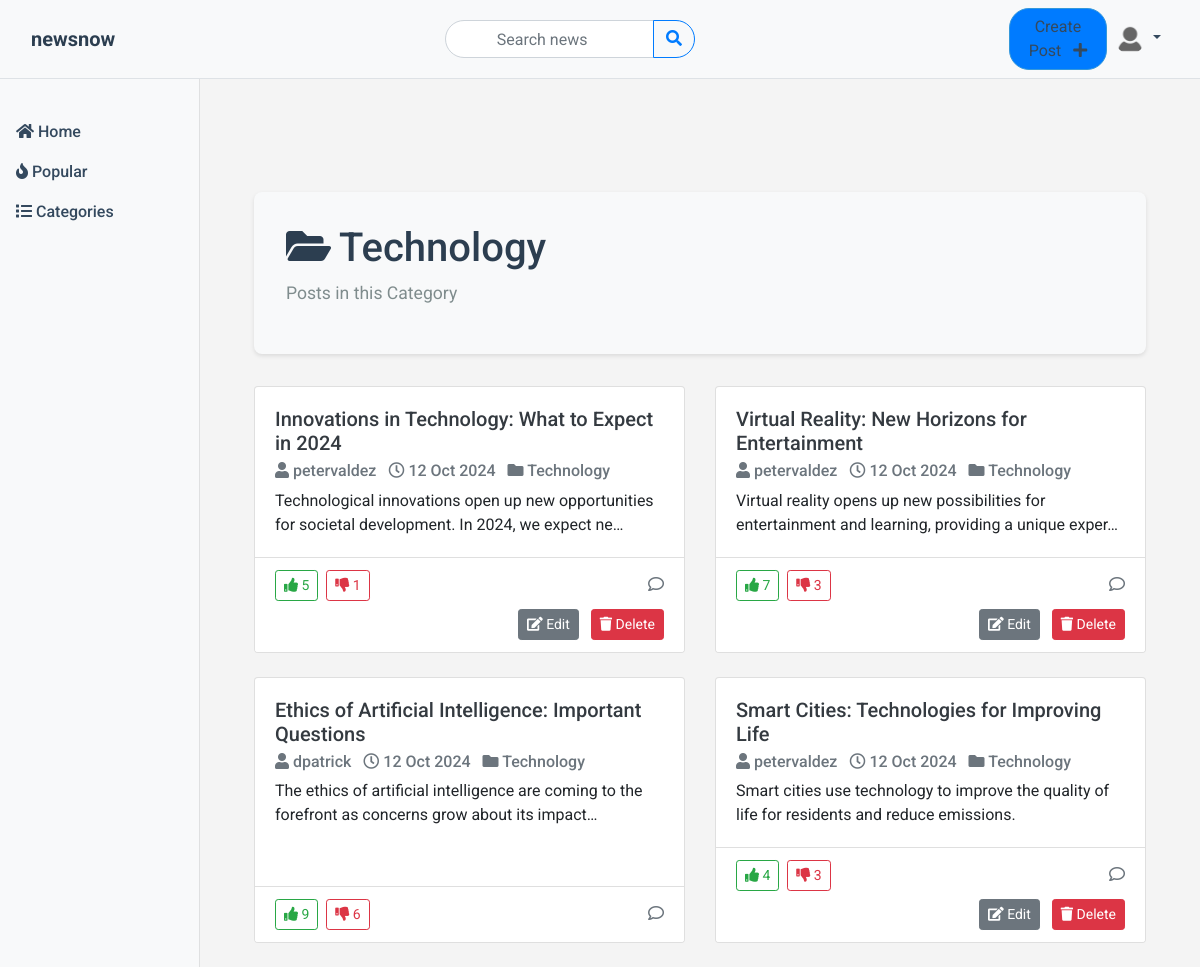
The page /category/1/ (signed in) on the database its author committed.
### news/models.py (models this page shows, shortened)
class Profile(models.Model):
    user = models.OneToOneField(User, on_delete=models.CASCADE)
    avatar = models.ImageField(default='avatars/default_avatar.jpg', upload_to='avatars/')

class Category(models.Model):
    name = models.CharField(max_length=100, unique=True)
    creator = models.ForeignKey(User, on_delete=models.CASCADE)

class Post(models.Model):
    title = models.CharField(max_length=255)
    content = models.TextField()
    created_at = models.DateTimeField(default=timezone.now)
    updated_at = models.DateTimeField(auto_now=True)
    author = models.ForeignKey(User, on_delete=models.CASCADE)
    category = models.ForeignKey('Category', on_delete=models.SET_NULL, null=True)

### news/views.py (the view)
# urls.py: path('category/<int:category_id>/', views.category_posts, name='category_posts'),
def category_posts(request, category_id):
    category = get_object_or_404(Category, id=category_id)
    posts = Post.objects.filter(category=category)
    for post in posts:
        positive_votes = post.votes.filter(value=1).count()
        negative_votes = post.votes.filter(value=-1).count()
        post.positive_votes = positive_votes
        post.negative_votes = negative_votes
    context = {
        'category': category,
        'posts': posts,
    }
    return render(request, 'news/category_posts.html', context)

### news/templates/news/category_posts.html (shortened to what this page needs)
{% extends 'news/base.html' %}
{% load static %}
{% block extra_css %}
    <link rel="stylesheet" href="{% static 'css/category_posts.css' %}">
{% endblock %}
{% block content %}
<div class="container mt-4">
    <div class="category-header">
        <h1 class="category-title">
            <i class="fas fa-folder-open mr-2"></i>{{ category.name }}
        </h1>
        <p class="category-description">Posts in this Category</p>
    </div>
    {% if posts %}
    <div id="post-list" class="row mt-4">
        {% include "news/posts_partial.html" %}
    </div>
    {% else %}
    <div class="no-posts-message">
        <i class="fas fa-exclamation-circle mr-2"></i>
        <p>There are no posts in this category yet.</p>
    </div>
    {% endif %}
</div>
{% endblock %}

### news/templates/news/base.html (shortened to what this page needs)
{% load static %}
<!DOCTYPE html>
<html lang="en">
<head>
    <link href="https://stackpath.bootstrapcdn.com/bootstrap/4.5.2/css/bootstrap.min.css" rel="stylesheet">
    <link href="https://cdnjs.cloudflare.com/ajax/libs/font-awesome/5.15.4/css/all.min.css" rel="stylesheet">
    <link rel="stylesheet" href="{% static 'css/styles.css' %}">
    {% block extra_css %}{% endblock %}
</head>
<body class="d-flex flex-column min-vh-100">
    <nav class="navbar navbar-expand-lg navbar-light bg-light fixed-top">
        <div class="container-fluid">
            <a class="navbar-brand" href="{% url 'post_list' %}">newsnow</a>
            <div class="collapse navbar-collapse justify-content-center" id="navbarNav">
                <form class="form-inline my-2 my-lg-0 search-form" method="GET" action="{% url 'post_list' %}">
                    <div class="input-group">
                        <input class="form-control" type="search" placeholder="Search news" aria-label="Search" name="q" value="{{ request.GET.q }}">
                        <div class="input-group-append">
                            <button class="btn btn-outline-dark" type="submit">
                                <i class="fas fa-search"></i>
                            </button>
                        </div>
                    </div>
                </form>
                <ul class="navbar-nav ml-auto align-items-center">
                    {% if user.is_authenticated %}
                        <li class="nav-item">
                            <a class="nav-link btn btn-primary text-white create-post-btn" href="{% url 'post_create' %}">
                                Create Post <i class="fas fa-plus ml-2"></i>
                            </a>
                        </li>
                        <li class="nav-item dropdown">
                            <a class="nav-link dropdown-toggle" href="#" id="navbarDropdown" role="button" data-toggle="dropdown" aria-haspopup="true" aria-expanded="false">
                                <img src="{{ user.profile.avatar.url }}" alt="Avatar" class="rounded-circle" width="30" height="30">
                            </a>
                        </li>
                    {% else %}
                        <li class="nav-item">
                            <a class="nav-link" href="{% url 'login' %}">Login</a>
                        </li>
                    {% endif %}
                </ul>
            </div>
        </div>
    </nav>
    <div class="container-fluid">
        <div class="row">
            <nav class="col-md-3 col-lg-2 d-none d-lg-block bg-light sidebar">
                <div class="sidebar-sticky">
                    <ul class="nav flex-column">
                        <li class="nav-item">
                            <a class="nav-link" href="{% url 'post_list' %}">
                                <i class="fas fa-home"></i> Home
                            </a>
                        </li>
                        <li class="nav-item">
                            <a class="nav-link" href="{% url 'popular_posts' %}">
                                <i class="fas fa-fire"></i> Popular
                            </a>
                        </li>
                        <li class="nav-item">
                            <a class="nav-link" href="{% url 'category_list' %}">
                                <i class="fas fa-list"></i> Categories
                            </a>
                        </li>
                    </ul>
                </div>
            </nav>
            <main role="main" class="col-md-9 ml-sm-auto col-lg-10 px-md-4">
                <div class="container mt-5 pt-3">
                    {% block content %}
                    {% endblock %}
                </div>
            </main>
        </div>
    </div>
</body>
</html>

### news/templates/news/posts_partial.html (shortened to what this page needs)
{% for post in posts %}
<div class="col-md-6 mb-4">
    <div class="card h-100 post-item" data-post-id="{{ post.id }}">
        <div class="card-body">
            <h5 class="card-title">
                <a href="{% url 'post_detail' post.id %}" class="text-dark">{{ post.title }}</a>
            </h5>
            <h6 class="card-subtitle mb-2 text-muted">
                <span class="mr-2"><i class="fas fa-user"></i> {{ post.author }}</span>
                <span class="mr-2"><i class="far fa-clock"></i> {{ post.created_at|date:"d M Y" }}</span>
                <span><i class="fas fa-folder"></i> {{ post.category.name }}</span>
            </h6>
            <p class="card-text">{{ post.content|truncatechars:100 }}</p>
        </div>
        <div class="card-footer bg-white">
            <div class="d-flex justify-content-between align-items-center">
                <div class="btn-group">
                    <form method="post" action="{% url 'vote' post.id 'upvote' %}" class="mr-2">
                        <button type="submit" class="btn btn-sm btn-outline-success">
                            <i class="fas fa-thumbs-up"></i> {{ post.positive_votes }}
                        </button>
                    </form>
                    <form method="post" action="{% url 'vote' post.id 'downvote' %}">
                        <button type="submit" class="btn btn-sm btn-outline-danger">
                            <i class="fas fa-thumbs-down"></i> {{ post.negative_votes }}
                        </button>
                    </form>
                </div>
                <span class="text-muted">
                    <i class="far fa-comment"></i> {{ post.comments_count }}
                </span>
            </div>
            {% if user.is_authenticated and post.author == user %}
            <div class="mt-2 text-right">
                <a href="{% url 'edit_post' post.id %}" class="btn btn-sm btn-secondary mr-2">
                    <i class="fas fa-edit"></i> Edit
                </a>
                <form method="post" action="{% url 'delete_post' post.id %}" style="display:inline;" onsubmit="return confirm('Are you sure you want to delete this post?');">
                    <button type="submit" class="btn btn-sm btn-danger">
                        <i class="fas fa-trash"></i> Delete
                    </button>
                </form>
            </div>
            {% endif %}
        </div>
    </div>
</div>
{% endfor %}

### news/static/css/styles.css (style rules this page uses)
body { font-family: 'Roboto', sans-serif; background-color: #f4f4f4; padding-top: 56px; }
.navbar { border-bottom: 1px solid #dee2e6; }
.navbar-brand { font-weight: bold; color: #2c3e50 !important; }
.nav-link { color: #34495e !important; }
.search-form { position: relative; margin: 20px 0; max-width: 100%; width: 100%; display: flex; justify-content: center; }
.form-control { background-color: #ffffff; border-radius: 20px; text-align: center; border: 1px solid #ced4da; color: #495057; }
.form-control::placeholder { color: #6c757d; text-align: center; }
.btn-outline-dark { border-radius: 20px; border-color: #007bff; color: #007bff; }
.create-post-btn { border-radius: 20px; background-color: #007bff; transition: all 0.3s ease; border-color: #3498db; padding: 0.375rem 1rem; margin: 0 auto; }
.sidebar { position: fixed; top: 56px; bottom: 0; left: 0; z-index: 100; padding: 48px 0 0; box-shadow: inset -1px 0 0 rgba(0, 0, 0, .1); background-color: #f8f9fa !important; }
.sidebar-sticky { position: relative; top: 0; height: calc(100vh - 48px); padding-top: .5rem; overflow-x: hidden; overflow-y: auto; }
.sidebar .nav-link { font-weight: 500; color: #212529; }
main { padding-top: 48px; }

### news/static/css/category_posts.css (style rules this page uses)
.category-header { background-color: #f8f9fa; border-radius: 8px; padding: 2rem; margin-bottom: 2rem; box-shadow: 0 2px 4px rgba(0,0,0,0.1); }
.category-title { color: #2c3e50; font-size: 2.5rem; margin-bottom: 0.5rem; }
.category-description { color: #7f8c8d; font-size: 1.1rem; }

### rows shown on the page
Category: name "Technology"
Post: title "Innovations in Technology: What to Expect in 2024", author "petervaldez", created_at "12 Oct 2024", category.name "Technology", content "Technological innovations open up new opportunities for societal development. In 2024, we expect ne…", positive_votes "5", negative_votes "1", shows "Edit"
Post: title "Virtual Reality: New Horizons for Entertainment", author "petervaldez", created_at "12 Oct 2024", category.name "Technology", content "Virtual reality opens up new possibilities for entertainment and learning, providing a unique exper…", positive_votes "7", negative_votes "3", shows "Edit"
Post: title "Ethics of Artificial Intelligence: Important Questions", author "dpatrick", created_at "12 Oct 2024", category.name "Technology", content "The ethics of artificial intelligence are coming to the forefront as concerns grow about its impact…", positive_votes "9", negative_votes "6"
Post: title "Smart Cities: Technologies for Improving Life", author "petervaldez", created_at "12 Oct 2024", category.name "Technology", content "Smart cities use technology to improve the quality of life for residents and reduce emissions.", positive_votes "4", negative_votes "3", shows "Edit"
